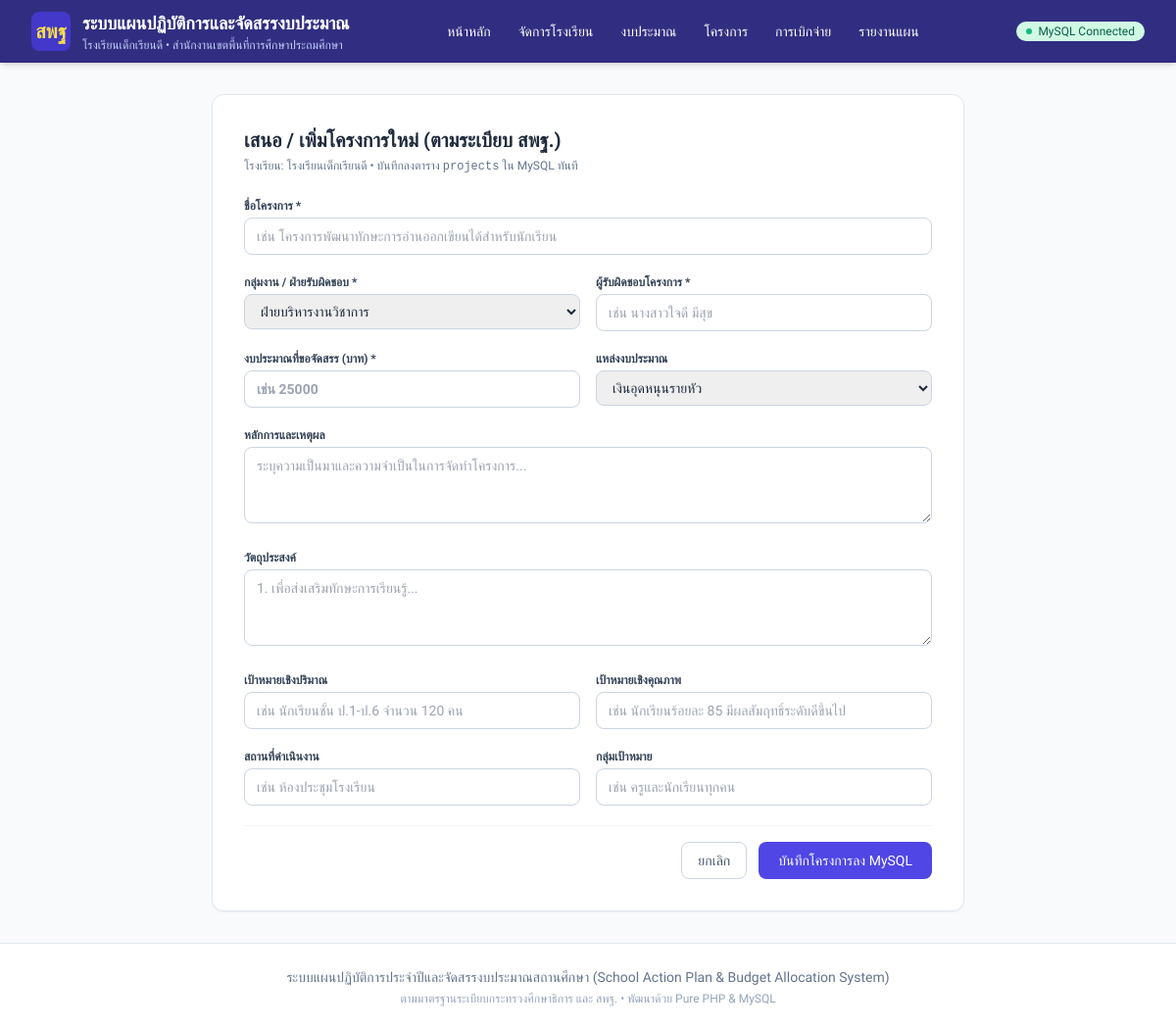
/php_app/projects/create.php, run on the app's committed database.
### tables this page shows
CREATE TABLE IF NOT EXISTS `schools` (
  `id` INT UNSIGNED NOT NULL AUTO_INCREMENT,
  `school_code` VARCHAR(20) NOT NULL COMMENT 'รหัสสถานศึกษา 10 หลัก',
  `smis_code` VARCHAR(8) NOT NULL COMMENT 'รหัสสมัคร SMIS 8 หลัก สำหรับเปิดใช้งาน',
  `is_active` TINYINT(1) NOT NULL DEFAULT 1 COMMENT 'สถานะ: 1=เปิดใช้งาน, 0=ปิด/ระงับการใช้งาน',
  `school_key` VARCHAR(50) NOT NULL COMMENT 'School ID / Tenant Key ป้องกันข้อมูลชนกัน',
  `admin_username` VARCHAR(50) NOT NULL DEFAULT 'admin' COMMENT 'ID ผู้ดูแลระบบของโรงเรียน',
  `admin_password_plain` VARCHAR(100) DEFAULT '123456' COMMENT 'รหัสผ่านเข้าใช้งานของโรงเรียน',
  `admin_password_hash` VARCHAR(255) DEFAULT NULL COMMENT 'รหัสผ่านแฮช',
  `name` VARCHAR(255) NOT NULL COMMENT 'ชื่อโรงเรียน',
  `address` VARCHAR(255) DEFAULT NULL COMMENT 'ที่อยู่ / หมู่บ้าน',
  `subdistrict` VARCHAR(100) DEFAULT NULL COMMENT 'ตำบล / แขวง',
  `district` VARCHAR(100) DEFAULT NULL COMMENT 'อำเภอ / เขต',
  `province` VARCHAR(100) DEFAULT NULL COMMENT 'จังหวัด',
  `zipcode` VARCHAR(10) DEFAULT NULL COMMENT 'รหัสไปรษณีย์',
  `affiliation` VARCHAR(255) DEFAULT 'สำนักงานคณะกรรมการการศึกษาขั้นพื้นฐาน (สพฐ.)' COMMENT 'สังกัด',
  `education_area` VARCHAR(255) DEFAULT NULL COMMENT 'เขตพื้นที่การศึกษา',
  `fiscal_year` INT UNSIGNED DEFAULT 2568 COMMENT 'ปีงบประมาณปัจจุบัน',
  `director_name` VARCHAR(150) DEFAULT NULL COMMENT 'ชื่อผู้อำนวยการ',
  `phone` VARCHAR(50) DEFAULT NULL COMMENT 'เบอร์โทรศัพท์',
  `email` VARCHAR(100) DEFAULT NULL COMMENT 'อีเมล',
  `student_count` INT UNSIGNED DEFAULT 0 COMMENT 'จำนวนนักเรียน',
  `project_count` INT UNSIGNED DEFAULT 0 COMMENT 'จำนวนโครงการ',
  `total_budget` DECIMAL(15,2) DEFAULT 0.00 COMMENT 'งบประมาณรวม',
  `logo_url` LONGTEXT DEFAULT NULL COMMENT 'โลโก้โรงเรียนหรือ URL รูปภาพ',
  `notes` TEXT DEFAULT NULL COMMENT 'หมายเหตุ / บันทึกการเปิดใช้งาน',
  `created_at` TIMESTAMP DEFAULT CURRENT_TIMESTAMP,
  `updated_at` TIMESTAMP DEFAULT CURRENT_TIMESTAMP ON UPDATE CURRENT_TIMESTAMP,
  PRIMARY KEY (`id`),
  UNIQUE KEY `idx_school_code` (`school_code`),
  UNIQUE KEY `idx_smis_code` (`smis_code`),
  UNIQUE KEY `idx_school_key` (`school_key`)
);

### php_app/config/db.php (called while the page is built, shortened)
<?php
function getActiveSchool($pdo) {
    $activeId = $_SESSION['active_school_id'] ?? null;
    if ($activeId) {
        $stmt = $pdo->prepare("SELECT * FROM `schools` WHERE `id` = ? LIMIT 1");
        $stmt->execute([$activeId]);
        $school = $stmt->fetch();
        if ($school) return $school;
    }
    try {
        $stmt = $pdo->query("SELECT * FROM `schools` WHERE `is_active` = 1 ORDER BY `id` ASC LIMIT 1");
        $school = $stmt->fetch();
        if ($school) {
            return $school;
        }
    } catch (Exception $e) {}
    return [
        'id' => 1,
        'name' => 'โรงเรียนของคุณ (กรุณาเพิ่มโรงเรียน)',
        'director_name' => '',
        'province' => '',
        'education_area' => '',
    ];
}

### php_app/projects/create.php (the view, shortened to what this page needs)
<?php
require_once __DIR__ . '/../config/db.php';
require_once __DIR__ . '/../includes/header.php';
?>
<div class="max-w-3xl mx-auto bg-white p-8 rounded-xl shadow-sm border border-slate-200">
    <div class="mb-6">
        <h1 class="text-xl font-bold text-slate-800">เสนอ / เพิ่มโครงการใหม่ (ตามระเบียบ สพฐ.)</h1>
        <p class="text-xs text-slate-500 mt-1">
            โรงเรียน: <?= htmlspecialchars($activeSchool['name']) ?> • บันทึกลงตาราง <code>projects</code> ใน MySQL ทันที
        </p>
    </div>
    <form method="POST" class="space-y-5">
        <div>
            <label class="block text-xs font-semibold text-slate-700 uppercase mb-1">ชื่อโครงการ *</label>
            <input type="text" name="project_name" required placeholder="เช่น โครงการพัฒนาทักษะการอ่านออกเขียนได้สำหรับนักเรียน" class="w-full px-3 py-2 border border-slate-300 rounded-lg text-sm focus:ring-2 focus:ring-indigo-500">
        </div>
        <div class="grid grid-cols-1 sm:grid-cols-2 gap-4">
            <div>
                <label class="block text-xs font-semibold text-slate-700 uppercase mb-1">กลุ่มงาน / ฝ่ายรับผิดชอบ *</label>
                <select name="department" required class="w-full px-3 py-2 border border-slate-300 rounded-lg text-sm focus:ring-2 focus:ring-indigo-500">
                    <option value="ฝ่ายบริหารงานวิชาการ">ฝ่ายบริหารงานวิชาการ</option>
                </select>
            </div>
            <div>
                <label class="block text-xs font-semibold text-slate-700 uppercase mb-1">ผู้รับผิดชอบโครงการ *</label>
                <input type="text" name="responsible_person" required placeholder="เช่น นางสาวใจดี มีสุข" class="w-full px-3 py-2 border border-slate-300 rounded-lg text-sm focus:ring-2 focus:ring-indigo-500">
            </div>
        </div>
        <div class="grid grid-cols-1 sm:grid-cols-2 gap-4">
            <div>
                <label class="block text-xs font-semibold text-slate-700 uppercase mb-1">งบประมาณที่ขอจัดสรร (บาท) *</label>
                <input type="number" step="0.01" min="0" name="allocated_budget" required placeholder="เช่น 25000" class="w-full px-3 py-2 border border-slate-300 rounded-lg text-sm font-semibold text-slate-800 focus:ring-2 focus:ring-indigo-500">
            </div>
            <div>
                <label class="block text-xs font-semibold text-slate-700 uppercase mb-1">แหล่งงบประมาณ</label>
                <select name="budget_source" class="w-full px-3 py-2 border border-slate-300 rounded-lg text-sm focus:ring-2 focus:ring-indigo-500">
                    <option value="เงินอุดหนุนรายหัว">เงินอุดหนุนรายหัว</option>
                </select>
            </div>
        </div>
        <div>
            <label class="block text-xs font-semibold text-slate-700 uppercase mb-1">หลักการและเหตุผล</label>
            <textarea name="rationale" rows="3" placeholder="ระบุความเป็นมาและความจำเป็นในการจัดทำโครงการ..." class="w-full px-3 py-2 border border-slate-300 rounded-lg text-sm focus:ring-2 focus:ring-indigo-500"></textarea>
        </div>
        <div>
            <label class="block text-xs font-semibold text-slate-700 uppercase mb-1">วัตถุประสงค์</label>
            <textarea name="objectives" rows="3" placeholder="1. เพื่อส่งเสริมทักษะการเรียนรู้..." class="w-full px-3 py-2 border border-slate-300 rounded-lg text-sm focus:ring-2 focus:ring-indigo-500"></textarea>
        </div>
        <div class="grid grid-cols-1 sm:grid-cols-2 gap-4">
            <div>
                <label class="block text-xs font-semibold text-slate-700 uppercase mb-1">เป้าหมายเชิงปริมาณ</label>
                <input type="text" name="quantitative_goals" placeholder="เช่น นักเรียนชั้น ป.1-ป.6 จำนวน 120 คน" class="w-full px-3 py-2 border border-slate-300 rounded-lg text-sm focus:ring-2 focus:ring-indigo-500">
            </div>
            <div>
                <label class="block text-xs font-semibold text-slate-700 uppercase mb-1">เป้าหมายเชิงคุณภาพ</label>
                <input type="text" name="qualitative_goals" placeholder="เช่น นักเรียนร้อยละ 85 มีผลสัมฤทธิ์ระดับดีขึ้นไป" class="w-full px-3 py-2 border border-slate-300 rounded-lg text-sm focus:ring-2 focus:ring-indigo-500">
            </div>
        </div>
        <div class="grid grid-cols-1 sm:grid-cols-2 gap-4">
            <div>
                <label class="block text-xs font-semibold text-slate-700 uppercase mb-1">สถานที่ดำเนินงาน</label>
                <input type="text" name="location" placeholder="เช่น ห้องประชุมโรงเรียน" class="w-full px-3 py-2 border border-slate-300 rounded-lg text-sm focus:ring-2 focus:ring-indigo-500">
            </div>
            <div>
                <label class="block text-xs font-semibold text-slate-700 uppercase mb-1">กลุ่มเป้าหมาย</label>
                <input type="text" name="target_group" placeholder="เช่น ครูและนักเรียนทุกคน" class="w-full px-3 py-2 border border-slate-300 rounded-lg text-sm focus:ring-2 focus:ring-indigo-500">
            </div>
        </div>
        <div class="flex justify-end space-x-3 pt-4 border-t border-slate-100">
            <a href="/php_app/projects/index.php" class="px-4 py-2 border border-slate-300 text-slate-600 rounded-lg text-sm hover:bg-slate-50 transition">ยกเลิก</a>
            <button type="submit" class="px-5 py-2 bg-indigo-600 text-white rounded-lg text-sm font-medium hover:bg-indigo-700 transition">
                บันทึกโครงการลง MySQL
            </button>
        </div>
    </form>
</div>
<?php require_once __DIR__ . '/../includes/footer.php'; ?>

### php_app/includes/header.php (shortened to what this page needs)
<?php
if (!defined('APP_INIT')) {
    require_once __DIR__ . '/../config/db.php';
}
$pdo = getDbConnection();
$activeSchool = getActiveSchool($pdo);
?>
<!DOCTYPE html>
<html lang="th">
<head>
    <script src="https://cdn.tailwindcss.com"></script>
</head>
<body class="bg-slate-50 text-slate-800 min-h-screen flex flex-col">
    <header class="bg-indigo-900 text-white shadow-md no-print">
        <div class="max-w-7xl mx-auto px-4 sm:px-6 lg:px-8">
            <div class="flex items-center justify-between h-16">
                <div class="flex items-center space-x-3">
                    <div class="w-10 h-10 rounded-lg bg-indigo-700 flex items-center justify-center font-bold text-xl text-yellow-300">
                        สพฐ
                    </div>
                    <div>
                        <a href="/php_app/index.php" class="font-bold text-lg hover:text-yellow-200 transition">
                            ระบบแผนปฏิบัติการและจัดสรรงบประมาณ
                        </a>
                        <div class="text-xs text-indigo-200">
                            <?= htmlspecialchars($activeSchool['name'] ?? 'โรงเรียนของท่าน') ?>
                            <?php if (!empty($activeSchool['education_area'])): ?>
                                • <?= htmlspecialchars($activeSchool['education_area']) ?>
                            <?php endif; ?>
                        </div>
                    </div>
                </div>
                <nav class="hidden md:flex space-x-1">
                    <a href="/php_app/index.php" class="px-3 py-2 rounded-md text-sm font-medium hover:bg-indigo-800 transition">
                        หน้าหลัก
                    </a>
                    <a href="/php_app/schools/index.php" class="px-3 py-2 rounded-md text-sm font-medium hover:bg-indigo-800 transition">
                        จัดการโรงเรียน
                    </a>
                    <a href="/php_app/budget/index.php" class="px-3 py-2 rounded-md text-sm font-medium hover:bg-indigo-800 transition">
                        งบประมาณ
                    </a>
                    <a href="/php_app/projects/index.php" class="px-3 py-2 rounded-md text-sm font-medium hover:bg-indigo-800 transition">
                        โครงการ
                    </a>
                    <a href="/php_app/transactions/index.php" class="px-3 py-2 rounded-md text-sm font-medium hover:bg-indigo-800 transition">
                        การเบิกจ่าย
                    </a>
                    <a href="/php_app/reports/index.php" class="px-3 py-2 rounded-md text-sm font-medium hover:bg-indigo-800 transition">
                        รายงานแผน
                    </a>
                </nav>
                <div class="flex items-center space-x-2">
                    <?php if ($pdo): ?>
                        <span class="inline-flex items-center px-2.5 py-0.5 rounded-full text-xs font-medium bg-emerald-100 text-emerald-800">
                            <span class="w-1.5 h-1.5 mr-1.5 bg-emerald-500 rounded-full"></span>
                            MySQL Connected
                        </span>
                    <?php endif; ?>
                </div>
            </div>
        </div>
    </header>
    <main class="flex-grow max-w-7xl w-full mx-auto px-4 sm:px-6 lg:px-8 py-8">

### php_app/includes/header.php (style rules this page uses)
body { font-family: 'Sarabun', sans-serif; }

### data on the page
schools: name "โรงเรียนเด็กเรียนดี", education_area "สำนักงานเขตพื้นที่การศึกษาประถมศึกษา"
